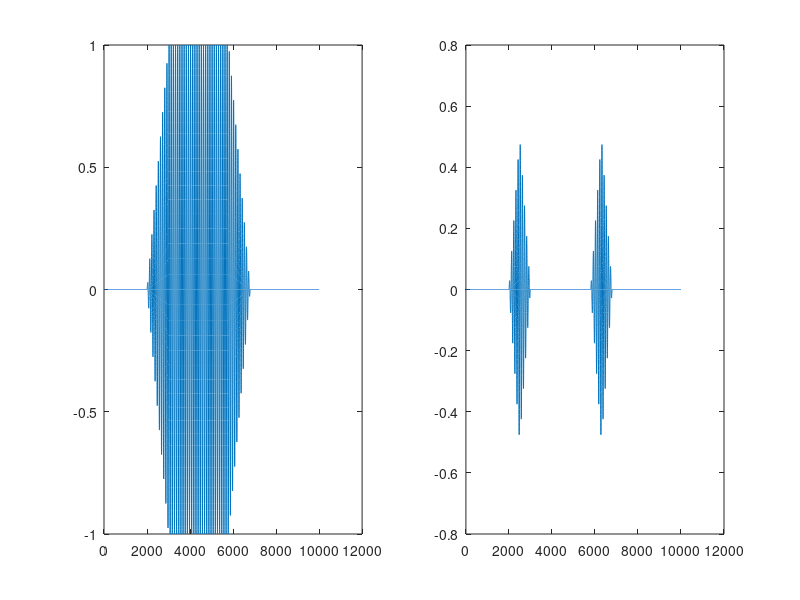
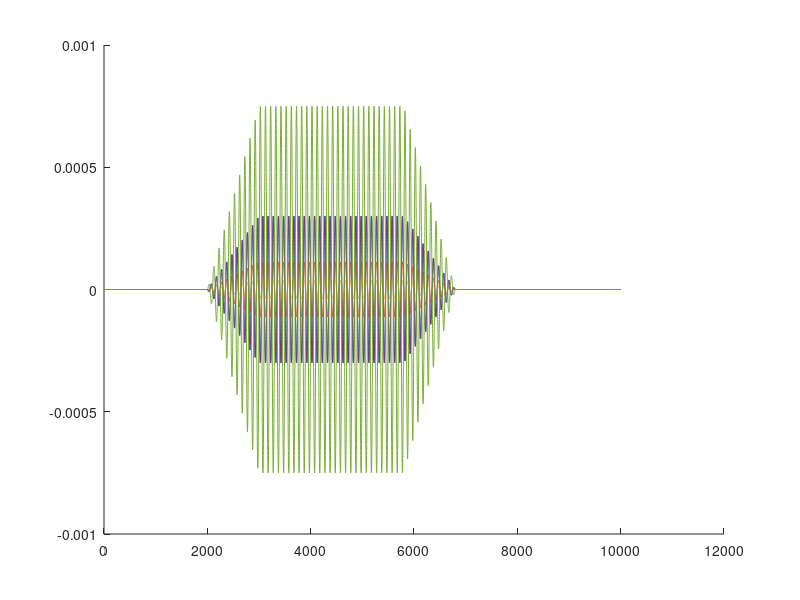

The MATLAB source for these figures, in order:
%% Make the file for tACS stimulation to be read by Soterix Device

clc
clear
close all

steps = 100:100:3000;
steps = 1000;
% Waveform Parameters

for step = steps

    freq      = 10;       % Frequency in Hz
    dur       = 10;       % Duration in seconds
    dt        = 1/1000;   % Sampling period
    t         = 0:dt:dur; % Time vector
    rampOnset = 2;        % Onset of the ramp
    rampDur   = 1;        % Duration of the ramp
    stimDur   = 2.8;      % Duration of stimulation

    elecR = {'CP2', 'P4', 'Pz', 'PO4', 'P2'};
    elecL = {'CP1', 'P3', 'Pz', 'PO3', 'P1'};
    mA   = [-0.6, -0.225, -0.075, -0.6, 1.5]/1e6; % peak-to-peak
    mA = mA.*step;

    pathOut = fullfile(cd, 'waveforms_steps', num2str(step));
    if ~exist(pathOut)
        mkdir(pathOut)
    end

    %% Create the base waveforms for sham and true

    waveTrue = zeros(1, length(t));
    waveSham = zeros(1, length(t));

    % True stimulation
    ramp = 0:dt:rampDur-dt;

    iRampUpStart = rampOnset/dt + 1;
    iRampUpEnd   = iRampUpStart + rampDur/dt - 1;

    iStimStart = iRampUpEnd + 1;
    iStimEnd   = iStimStart + stimDur/dt - 1;

    iRampDownStart = iStimEnd + 1;
    iRampDownEnd   = iRampDownStart + rampDur/dt - 1;

    waveTrue(iRampUpStart:iRampUpEnd) = ramp;
    waveTrue(iStimStart:iStimEnd) = 1;
    waveTrue(iRampDownStart:iRampDownEnd) = fliplr(ramp);

    % Sham stimulation
    ramp = 0:dt:rampDur/2-dt;
    ramp = [ramp fliplr(ramp)];

    waveSham(iRampUpStart:iRampUpEnd) = ramp;
    waveSham(iRampDownStart:iRampDownEnd) = ramp;

    % Multiply by sine wave
    waveSham = waveSham.*sin(2*pi*freq*t);
    waveTrue = waveTrue.*sin(2*pi*freq*t);

    % Plot
    figure
    subplot(1,2,1)
    plot(waveTrue)
    subplot(1,2,2)
    plot(waveSham)

    %% Make the files and waveforms at the electrodes

    % iSide - Left/Right (0 - Left, 1 - Right);
    % iElec - Which electrode

    figure
    hold on

    for iSide = [0 1]

        switch iSide
            case 0
                tempElec = elecL;
            case 1
                tempElec = elecR;
        end

        for iElec = 1:length(tempElec)

            tempWaveTrue = waveTrue.*mA(iElec)/2';
            tempWaveSham = waveSham.*mA(iElec)/2';

            dlmwrite(fullfile(pathOut, [tempElec{iElec} '_true.txt']), tempWaveTrue, 'delimiter', '\n')
            dlmwrite(fullfile(pathOut, [tempElec{iElec} '_sham.txt']), tempWaveSham, 'delimiter', '\n')

            % Plot test
            if iSide == 1
                plot(tempWaveTrue)
            end

        end

    end

end
